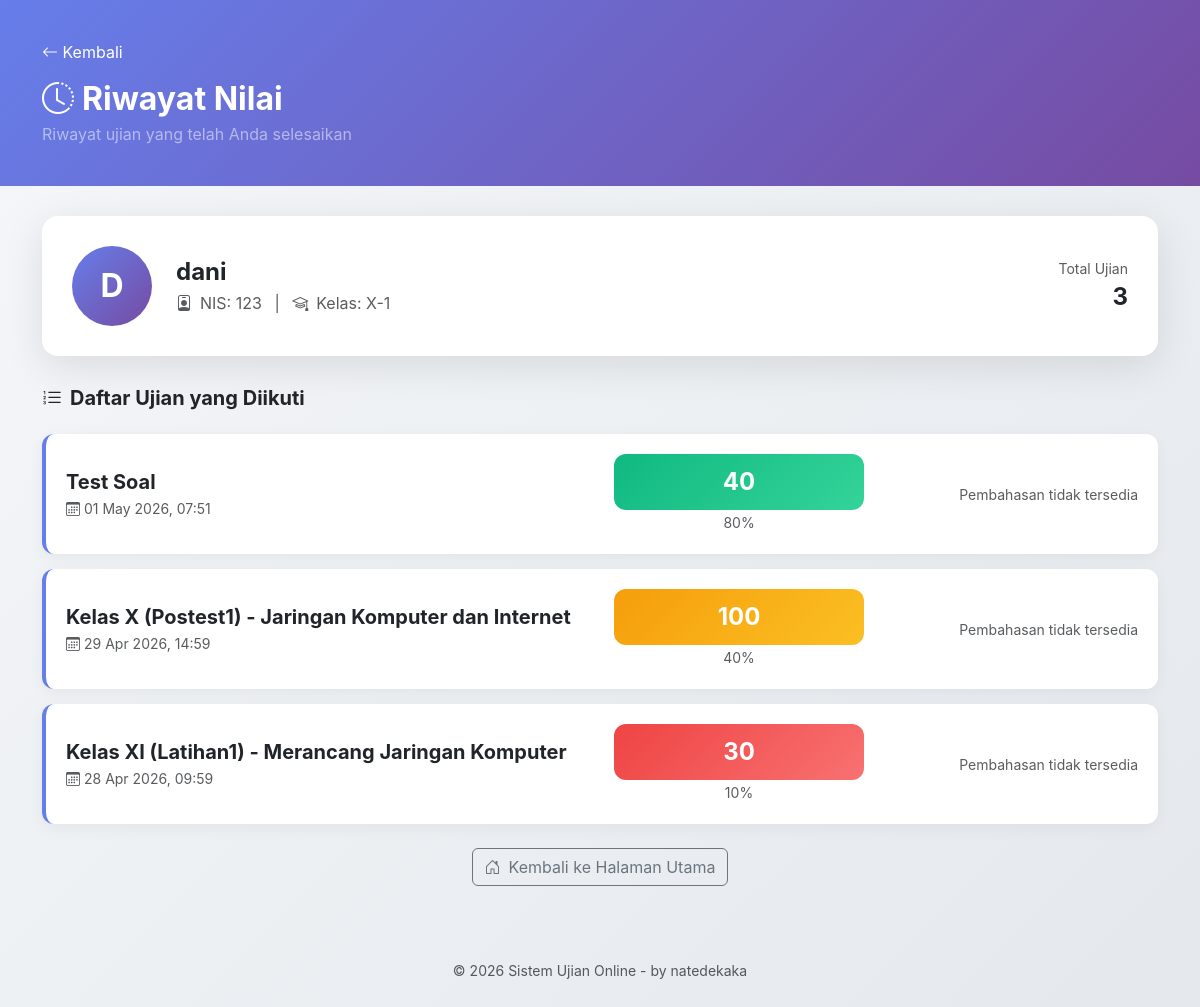
The page /riwayat.php?nis=123 on the database its author committed.
### tables this page shows
CREATE TABLE `hasil_ujian` (
  `id` int NOT NULL,
  `id_ujian` int NOT NULL,
  `nis` varchar(50) NOT NULL,
  `nama` varchar(100) NOT NULL,
  `kelas` varchar(50) NOT NULL,
  `total_skor` int DEFAULT '0',
  `waktu_submit` datetime DEFAULT CURRENT_TIMESTAMP,
  `detail_jawaban` text,
  `device_fingerprint` varchar(64) DEFAULT NULL,
  `ip_address` varchar(45) DEFAULT NULL,
  `total_violations` int DEFAULT '0',
  `submitted_at` datetime DEFAULT NULL
);

CREATE TABLE `ujian` (
  `id` int NOT NULL,
  `judul_ujian` varchar(255) NOT NULL,
  `deskripsi` text,
  `status` enum('aktif','nonaktif') DEFAULT 'nonaktif',
  `tgl_dibuat` datetime DEFAULT CURRENT_TIMESTAMP,
  `updated_at` timestamp NULL DEFAULT CURRENT_TIMESTAMP ON UPDATE CURRENT_TIMESTAMP,
  `kode_ujian` varchar(20) DEFAULT NULL,
  `allow_ip` text,
  `enable_browser_lock` enum('ya','tidak') DEFAULT 'tidak',
  `max_violations` int DEFAULT '3',
  `enable_device_check` enum('ya','tidak') DEFAULT 'tidak',
  `waktu_tersedia` int DEFAULT '0',
  `acak_soal` enum('ya','tidak') DEFAULT 'tidak',
  `acak_opsi` enum('ya','tidak') DEFAULT 'tidak',
  `tampilkan_review` enum('ya','tidak') DEFAULT 'tidak',
  `tampilkan_skor` enum('ya','tidak') DEFAULT 'ya'
);

### riwayat.php (the view, shortened to what this page needs)
<?php
require_once 'config/init_sekolah.php';
$nis = trim($_GET['nis']);
$has_review_col = false;
$result_cols = $conn->query("SHOW COLUMNS FROM ujian LIKE 'tampilkan_review'");
if ($result_cols && $result_cols->num_rows > 0) {
    $has_review_col = true;
}
if ($has_review_col) {
    $stmt = $conn->prepare("
        SELECT h.*, u.judul_ujian, u.tampilkan_review
        FROM hasil_ujian h
        JOIN ujian u ON h.id_ujian = u.id
        WHERE h.nis = ?
        ORDER BY h.waktu_submit DESC
    ");
}
$stmt->bind_param("s", $nis);
$stmt->execute();
$result = $stmt->get_result();
$riwayat_list = [];
while ($row = $result->fetch_assoc()) {
    $riwayat_list[] = $row;
}
$stmt = $conn->prepare("SELECT DISTINCT nama, kelas FROM hasil_ujian WHERE nis = ? LIMIT 1");
$stmt->bind_param("s", $nis);
$stmt->execute();
$result = $stmt->get_result();
$siswa = $result->fetch_assoc();
?>
<!DOCTYPE html>
<html lang="id">
<head>
    <link href="vendor/bootstrap/bootstrap.min.css" rel="stylesheet">
    <link rel="stylesheet" href="vendor/bootstrap-icons/bootstrap-icons.min.css">
</head>
<body>
    <div class="hero-section">
        <div class="container">
            <a href="index.php" class="text-white text-decoration-none mb-3 d-inline-block">
                <i class="bi bi-arrow-left"></i> Kembali
            </a>
            <div class="row align-items-center">
                <div class="col-md-8">
                    <h2 class="text-white fw-bold mb-1">
                        <i class="bi bi-clock-history me-2"></i>Riwayat Nilai
                    </h2>
                    <p class="text-white-50 mb-0">Riwayat ujian yang telah Anda selesaikan</p>
                </div>
            </div>
        </div>
    </div>
    <div class="container pb-5">
        <?php if ($siswa): ?>
        <div class="profile-card">
            <div class="row align-items-center">
                <div class="col-auto">
                    <div class="profile-avatar">
                        <?= strtoupper(substr($siswa['nama'] ?? 'S', 0, 1)) ?>
                    </div>
                </div>
                <div class="col">
                    <h4 class="fw-bold mb-1"><?= htmlspecialchars($siswa['nama']) ?></h4>
                    <p class="text-muted mb-0">
                        <i class="bi bi-person-badge me-2"></i>NIS: <?= htmlspecialchars($nis) ?>
                        <span class="mx-2">|</span>
                        <i class="bi bi-mortarboard me-2"></i>Kelas: <?= htmlspecialchars($siswa['kelas']) ?>
                    </p>
                </div>
                <div class="col-auto text-end">
                    <div class="text-muted small">Total Ujian</div>
                    <div class="fw-bold fs-4"><?= count($riwayat_list) ?></div>
                </div>
            </div>
        </div>
        <?php endif; ?>
        <h5 class="fw-bold mb-4">
            <i class="bi bi-list-ol me-2"></i>Daftar Ujian yang Diikuti
        </h5>
        <?php if (count($riwayat_list) > 0): ?>
            <?php foreach ($riwayat_list as $rw): ?>
            <?php
            $stmt = $conn->prepare("SELECT COUNT(*) as total FROM soal WHERE id_ujian = ?");
            $stmt->bind_param("i", $rw['id_ujian']);
            $stmt->execute();
            $jml_soal = $stmt->get_result()->fetch_assoc()['total'];
            $nilai_persen = $jml_soal > 0 ? round(($rw['total_skor'] / ($jml_soal * 10)) * 100) : 0;
            if ($nilai_persen >= 80) {
                $skor_class = 'skor-sangat-baik';
            } elseif ($nilai_persen >= 60) {
                $skor_class = 'skor-baik';
            } elseif ($nilai_persen >= 40) {
                $skor_class = 'skor-cukup';
            } else {
                $skor_class = 'skor-kurang';
            }
            ?>
            <div class="history-card">
                <div class="row align-items-center">
                    <div class="col-md-6">
                        <h5 class="fw-bold mb-1"><?= htmlspecialchars($rw['judul_ujian']) ?></h5>
                        <p class="text-muted mb-0 small">
                            <i class="bi bi-calendar3 me-1"></i><?= date('d M Y, H:i', strtotime($rw['waktu_submit'])) ?>
                        </p>
                    </div>
                    <div class="col-md-3 text-center">
                        <div class="skor-badge <?= $skor_class ?>">
                            <?= $rw['total_skor'] ?>
                        </div>
                        <small class="text-muted"><?= $nilai_persen ?>%</small>
                    </div>
                    <div class="col-md-3 text-end">
                        <?php if ($has_review_col && isset($rw['tampilkan_review']) && $rw['tampilkan_review'] === 'ya'): ?>
                        <a href="review.php?nis=<?= urlencode($nis) ?>&id_ujian=<?= $rw['id_ujian'] ?>" class="btn btn-review">
                            <i class="bi bi-card-checklist me-1"></i>Lihat Pembahasan
                        </a>
                        <?php else: ?>
                        <span class="text-muted small">Pembahasan tidak tersedia</span>
                        <?php endif; ?>
                    </div>
                </div>
            </div>
            <?php endforeach; ?>
        <?php endif; ?>
        <div class="text-center mt-4">
            <a href="index.php" class="btn btn-outline-secondary">
                <i class="bi bi-house-door me-2"></i>Kembali ke Halaman Utama
            </a>
        </div>
        <footer class="text-center text-muted py-4 mt-5">
            <small>&copy; <?= date('Y') ?> Sistem Ujian Online - by natedekaka</small>
        </footer>
    </div>
</body>
</html>

### rows shown on the page
hasil_ujian: id_ujian.judul_ujian "Test Soal", waktu_submit "01 May 2026, 07:51", total_skor "40", nilai_persen "80"
hasil_ujian: id_ujian.judul_ujian "Kelas X (Postest1) - Jaringan Komputer dan Internet", waktu_submit "29 Apr 2026, 14:59", total_skor "100", nilai_persen "40"
hasil_ujian: id_ujian.judul_ujian "Kelas XI (Latihan1) - Merancang Jaringan Komputer", waktu_submit "28 Apr 2026, 09:59", total_skor "30", nilai_persen "10"

### other values the page prints
substr($siswa['nama'] ?? 'S', 0, 1) "D"
$siswa['nama'] "dani"
$nis "123"
$siswa['kelas'] "X-1"
count($riwayat_list) "3"
